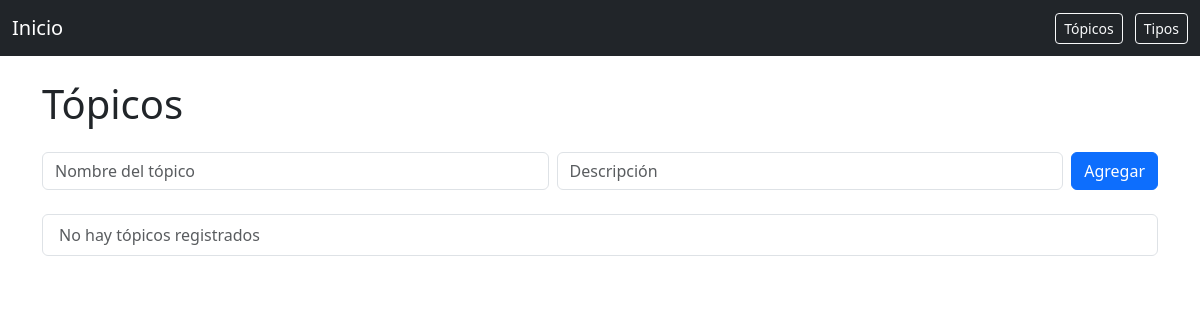
Before: /topicos with the older database file.
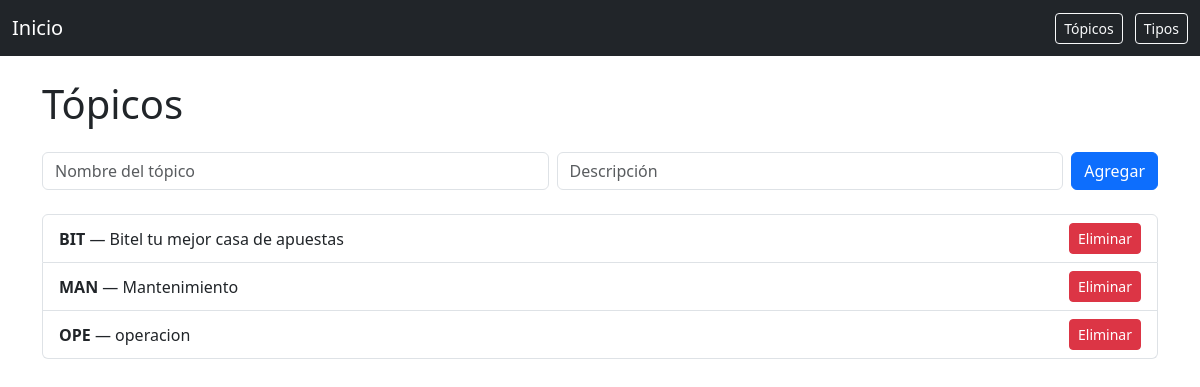
After: the same page with the newer database file.
### app/models.py (models this page shows)
class Topico(db.Model):
    __tablename__ = 'topicos'
    id = db.Column(db.Integer, primary_key=True)
    topico = db.Column(db.String(3), unique=True, nullable=False)
    descripcion = db.Column(db.Text)

### app/routes.py (the view)
@main.route('/topicos')
def ver_topicos():
    topicos = Topico.query.all()
    return render_template('topicos.html', topicos=topicos)

### app/templates/topicos.html
{% extends 'base.html' %}
{% block content %}
<h1 class="mb-4">Tópicos</h1>
<form action="/topicos/add" method="POST" class="d-flex mb-4">
    <input type="text" name="nombre" placeholder="Nombre del tópico" class="form-control me-2" required>
    <input type="text" name="descripcion" placeholder="Descripción" class="form-control me-2">
    <button type="submit" class="btn btn-primary">Agregar</button>
</form>
<ul class="list-group">
    {% for topico in topicos %}
    <li class="list-group-item d-flex justify-content-between align-items-center">
        <div>
            <strong>{{ topico.topico }}</strong> — {{ topico.descripcion }}
        </div>
        <a href="/topicos/delete/{{ topico.id }}" class="btn btn-danger btn-sm">Eliminar</a>
    </li>
    {% else %}
    <li class="list-group-item text-muted">No hay tópicos registrados</li>
    {% endfor %}
</ul>
{% endblock %}

### app/templates/base.html (shortened to what this page needs)
<!DOCTYPE html>
<html lang="es">
<head>
    <link href="https://cdn.jsdelivr.net/npm/bootstrap@5.3.2/dist/css/bootstrap.min.css" rel="stylesheet">
</head>
<body>
    <nav class="navbar navbar-expand-lg navbar-dark bg-dark mb-4">
        <div class="container-fluid">
            <a class="navbar-brand" href="/">Inicio</a>
            <div>
                <a class="btn btn-outline-light btn-sm me-2" href="/topicos">Tópicos</a>
                <a class="btn btn-outline-light btn-sm" href="/tipos">Tipos</a>
            </div>
        </div>
    </nav>
    <div class="container">
        {% block content %}{% endblock %}
    </div>
</body>
</html>

Changed rows visible on the page:
added Topico: topico "BIT", descripcion "Bitel tu mejor casa de apuestas"
added Topico: topico "MAN", descripcion "Mantenimiento"
added Topico: topico "OPE", descripcion "operacion"
Other visible differences:
text no longer shown: "No hay tópicos registrados"
